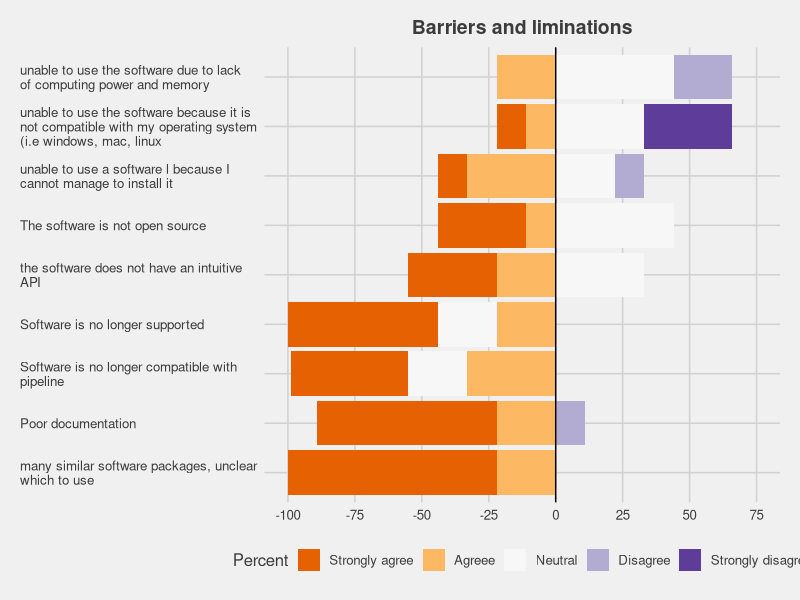

Source code (R):
library(ggplot2)
library(reshape2)
library(RColorBrewer)
library(dplyr)
library(ggthemes)
library(stringr)

data<-read.csv("surveyResults.csv",header=TRUE)
tab<-data

mytitle<-"Barriers and liminations"
# For current users and those who have tried to learn how to use bioinformatics software,
# which of the following have you encountered:
mylevels<-c("Strongly agree", "Agreee", "Neutral", "Disagree",  "Strongly disagree")
#mylevels<-c("Strongly disagree", "Somewhat disagree", "Somewhat agree",  "Strongly agree")


numlevels<-length(tab[1,])-1
point1<-2
point2<-((numlevels)/2)+1
point3<-point2+1
point4<-numlevels+1
tab2<-tab
mymin<-(ceiling(max(rowSums(tab2[,point1:point2]))*4)/4)*-100
mymax<-(ceiling(max(rowSums(tab2[,point3:point4]))*4)/4)*100
point1;point2;point3;point4;mymin;mymax


numlevels<-length(tab[1,])-1
temp.rows<-length(tab2[,1])
pal<-brewer.pal((numlevels),"PuOr")
legend.pal<-pal

tab3<-melt(tab2,id="outcome")
tab3$col<-rep(pal,each=temp.rows)
tab3$value<-tab3$value*100
tab3$outcome<-factor(tab3$outcome, levels = tab2$outcome[order(-(tab2[,4]+tab2[,5]))])
tab3$outcome<-str_wrap(tab3$outcome, width = 40)
highs<-na.omit(tab3[(length(tab3[,1])/2)+1:length(tab3[,1]),])
lows<-na.omit(tab3[1:(length(tab3[,1])/2),])
lows <- lows[rev(rownames(lows)),]

ggplot() + geom_bar(data=highs, aes(x = outcome, y=value, fill=col), position="stack", stat="identity") +
  geom_bar(data=lows, aes(x = outcome, y=-value, fill=col), position="stack", stat="identity") +
  geom_hline(yintercept = 0, color =c("black")) +
  scale_fill_identity("Percent", labels = mylevels, breaks=legend.pal, guide="legend") + 
  theme_fivethirtyeight() + 
  coord_flip() +
  labs(title=mytitle, y="",x="") +
  theme(plot.title = element_text(size=14, hjust=0.5)) +
  theme(axis.text.y = element_text(hjust=0)) +
  theme(legend.position = "bottom") +
  scale_y_continuous(breaks=seq(mymin,mymax,25), limits=c(mymin,mymax))

